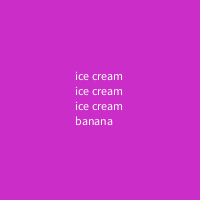
Frame 1 (no input)
Frame 60 (the mouse pressed at the canvas centre just before this capture): identical to frame 1, image omitted
Frame 120 (the mouse held since frame 60 and released just before this capture): identical to frame 1, image omitted

The Processing sketch that drew this single still picture (run headless with seeded random() and noise(); from frame 60 on, the mouse is pressed at the canvas centre):

// Processing sketch: banana_split
// ── banana_split.pde

void setup() {
  size(200, 200);
}
void draw() {
background(#CB2DC9);

  for (int y = 80; y < 115; y+=15){ 
text("ice cream", 75, y);
}
text("banana", 75, 125);
}
